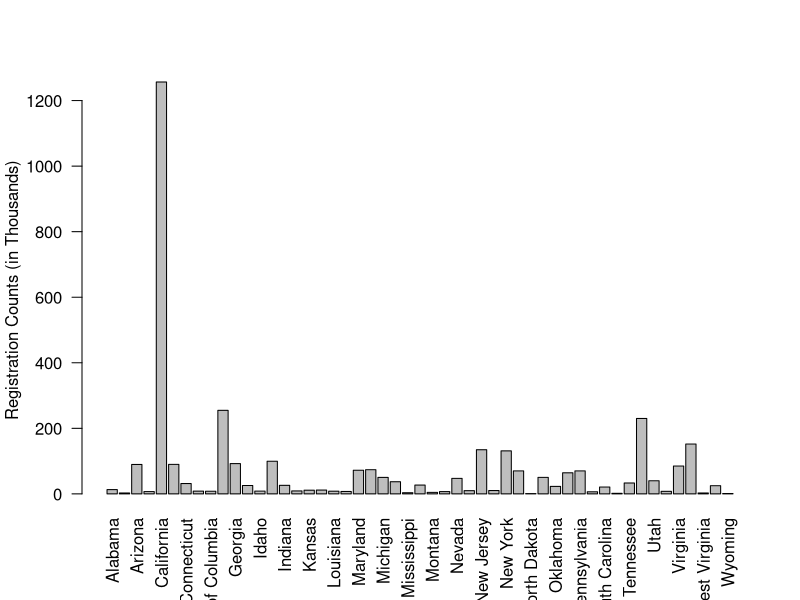
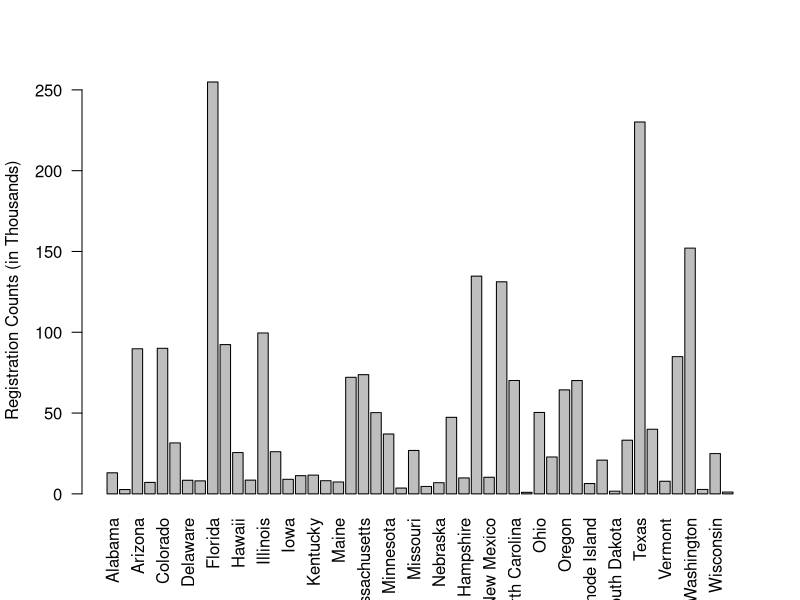

Write R code to recreate these figures, in order.
## ---- chunk 1
 stateReg <- read.csv("Resources/10962-ev-registration-counts-by-state_9-06-24.csv", header=TRUE, sep =",")
 stateReg
## ---- chunk 2
barplot(stateReg$Registration.Count/1000, 
ylab="Registration Counts (in Thousands)", names.arg = stateReg$State, las=2)
## ---- chunk 3
withoutCali <- subset(stateReg, stateReg$State != "California")
withoutCali


barplot(withoutCali$Registration.Count/1000, 
ylab="Registration Counts (in Thousands)", names.arg = withoutCali$State, las=2)
